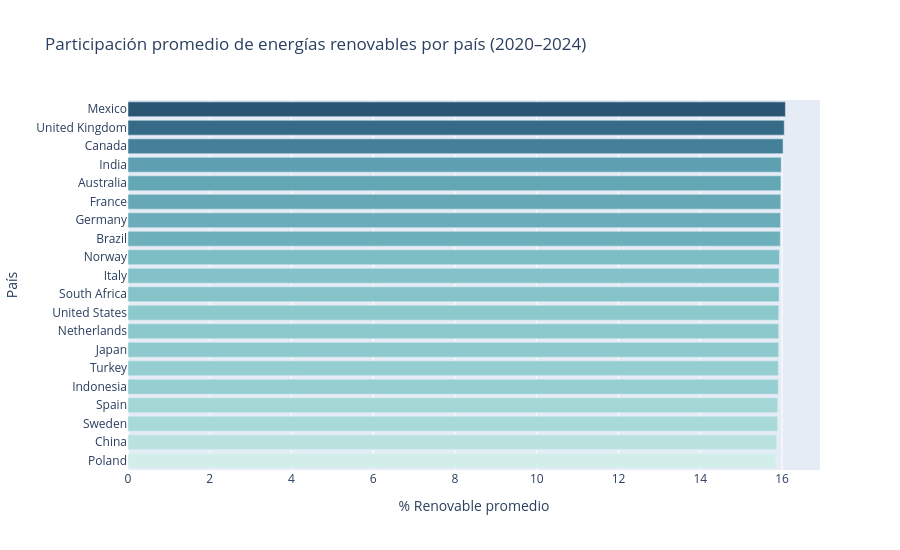

The code cell stored with this chart in its notebook:
### Code cell
renovables = (
    df.groupby("country")["renewable_share"]
    .mean()
    .reset_index()
    .sort_values("renewable_share", ascending=True)
)

fig = px.bar(
    renovables, x="renewable_share", y="country",
    orientation="h",
    title="Participación promedio de energías renovables por país (2020–2024)",
    labels={"renewable_share": "% Renovable promedio", "country": "País"},
    color="renewable_share",
    color_continuous_scale="Teal",
    height=550
)
fig.update_layout(coloraxis_showscale=False)
fig.show()

### Figure 1 — Plotly figure (JSON) as saved in the notebook; plotly's stock layout.template omitted (floating-point values rounded to 4 significant figures)
{"data": [{"hovertemplate": "% Renovable promedio=%{marker.color}<br>País=%{y}<extra></extra>", "legendgroup": "", "marker": {"color": [15.85, 15.87, 15.89, 15.89, 15.91, 15.91, 15.92, 15.92, 15.92, 15.93, 15.93, 15.94, 15.96, 15.96, 15.97, 15.97, 15.98, 16.03, 16.05, 16.08], "coloraxis": "coloraxis", "pattern": {"shape": ""}}, "name": "", "orientation": "h", "showlegend": false, "textposition": "auto", "type": "bar", "x": [15.85, 15.87, 15.89, 15.89, 15.91, 15.91, 15.92, 15.92, 15.92, 15.93, 15.93, 15.94, 15.96, 15.96, 15.97, 15.97, 15.98, 16.03, 16.05, 16.08], "xaxis": "x", "y": ["Poland", "China", "Sweden", "Spain", "Indonesia", "Turkey", "Japan", "Netherlands", "United States", "South Africa", "Italy", "Norway", "Brazil", "Germany", "France", "Australia", "India", "Canada", "United Kingdom", "Mexico"], "yaxis": "y"}], "layout": {"barmode": "relative", "coloraxis": {"colorbar": {"title": {"text": "% Renovable promedio"}}, "colorscale": [[0, "rgb(209, 238, 234)"], [0.1667, "rgb(168, 219, 217)"], [0.3333, "rgb(133, 196, 201)"], [0.5, "rgb(104, 171, 184)"], [0.6667, "rgb(79, 144, 166)"], [0.8333, "rgb(59, 115, 143)"], [1, "rgb(42, 86, 116)"]], "showscale": false}, "height": 550, "legend": {"tracegroupgap": 0}, "title": {"text": "Participación promedio de energías renovables por país (2020–2024)"}, "xaxis": {"anchor": "y", "domain": [0, 1], "title": {"text": "% Renovable promedio"}}, "yaxis": {"anchor": "x", "domain": [0, 1], "title": {"text": "País"}}}}
